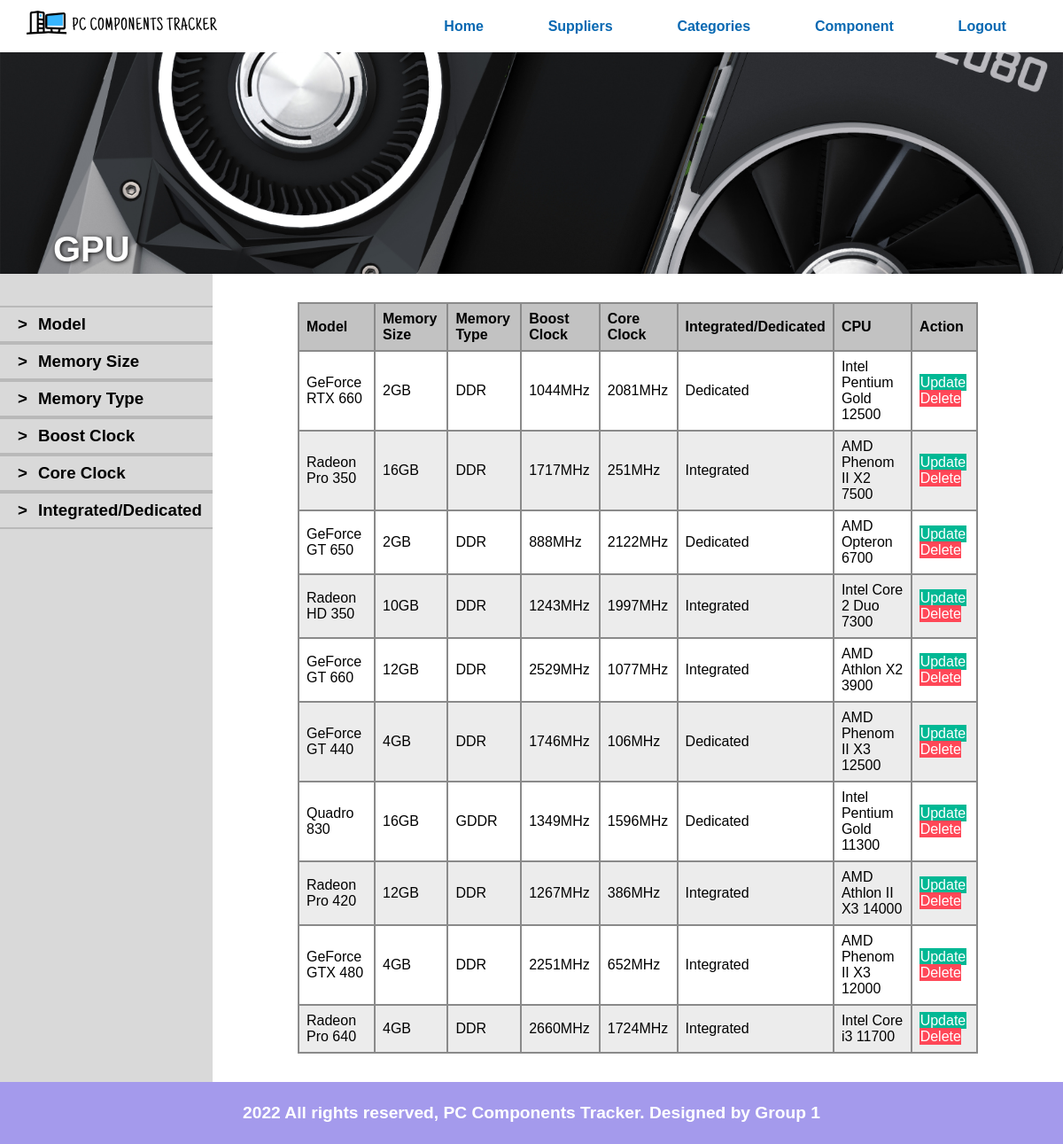
/admin/manage-GPU.php, run on the app's committed database.
### tables this page shows
CREATE TABLE GPU_Contains1
(gpuid INT NOT NULL,
model CHAR(50) NOT NULL,
memorytype CHAR(10) NOT NULL,
boostclock INT NOT NULL,
coreclock INT NOT NULL,
PRIMARY KEY (gpuid, model) );

CREATE TABLE GPU_Contains3
(gpuid INT NOT NULL,
model CHAR(50) NOT NULL,
memorysizeGB INT NOT NULL, 
cpuid INT NOT NULL,
PRIMARY KEY (gpuid, model, memorysizeGB, cpuid),
FOREIGN KEY (gpuid, model) REFERENCES GPU_Contains1(gpuid, model)
    ON UPDATE CASCADE
    ON DELETE CASCADE,
FOREIGN KEY (cpuid) REFERENCES Cpu(partid) );

CREATE TABLE Cpu
(partid INT NOT NULL,
coreclock DOUBLE NOT NULL,
coresnumber INT NOT NULL,
brandname CHAR(100) NOT NULL,
PRIMARY KEY (partid) );

### admin/manage-GPU.php (the view)
<?php include('partials/manage-header.php'); ?>
    <div class="product-banner">
        <img src="../images/GPU wallpaper.jpg" class="banner-img">
        <div class="product-banner-text">
            <h1>GPU</h1>
        </div>
    </div>
    <section class="product-main-content">
        <div class="filter-selection">
            <div class="filter">
                <h3>></h3>
                <h3>Model</h3>
            </div>
            <div class="filter">
                <h3>></h3>
                <h3>Memory Size</h3>
            </div>
            <div class="filter">
                <h3>></h3>
                <h3>Memory Type</h3>
            </div>
            <div class="filter">
                <h3>></h3>
                <h3>Boost Clock</h3>
            </div>
            <div class="filter">
                <h3>></h3>
                <h3>Core Clock</h3>
            </div>
            <div class="filter">
                <h3>></h3>
                <h3>Integrated/Dedicated</h3>
            </div>
        </div>
        <div class="results-section">
            <table>
                <tr>
                    <th>Model</th>
                    <th>Memory Size</th>
                    <th>Memory Type</th>
                    <th>Boost Clock</th>
                    <th>Core Clock</th>
                    <th>Integrated/Dedicated</th>
                    <th>CPU</th>
                    <th>Action</th>
                </tr>
                <?php
                    $sql = "SELECT g1.gpuid, g1.model, g1.memorytype memtype, g1.boostclock boost, g1.coreclock core,
                    g3.memorysizeGB memsize, g2.integrated, cpu.brandname cpu
                    FROM gpu_contains1 g1
                    INNER JOIN gpu_contains3 g3
                    ON g1.gpuid = g3.gpuid
                    INNER JOIN gpu_contains2 g2
                    ON g2.cpuid = g3.cpuid
                    INNER JOIN cpu
                    ON cpu.partid = g3.cpuid";
                    $conn = OpenCon();
                    $result = mysqli_query($conn, $sql) or die(mysqli_error($conn));
                    if ($result == TRUE) {
                        $numRows = mysqli_num_rows($result);
                        if ($numRows > 0) {
                            while ($rows = mysqli_fetch_assoc($result)) {
                                $id = $rows['gpuid'];
                                $model = $rows['model'];
                                $memSize = $rows['memsize'];
                                $memType = $rows['memtype'];
                                $boost = $rows['boost'];
                                $core = $rows['core'];
                                $integrated = $rows['integrated'];
                                $cpu = $rows['cpu'];
                                ?>
                                <tr>
                                    <td><?php echo $model; ?></td>
                                    <td><?php echo $memSize; ?>GB</td>
                                    <td><?php echo $memType; ?></td>
                                    <td><?php echo $boost; ?>MHz</td>
                                    <td><?php echo $core; ?>MHz</td>
                                    <td><?php
                                        if($integrated == 1){
                                            echo "Integrated";
                                        } else{
                                            echo "Dedicated";
                                        }
                                    ?></td>
                                    <td><?php echo $cpu; ?></td>
                                    <td>
                                        <a href="../admin/add-GPU.php?type=update&id=<?php echo $id; ?>&model=<?php echo $model; ?>" class="btn-secondary">Update</a>
                                        <a href="../admin/delete/delete-GPU.php?id=<?php echo $id; ?>&model=<?php echo $model; ?>" class="btn-danger">Delete</a>
                                    </td>
                                </tr>
                                <?php
                            }
                        }
                    }
                ?>
            </table>
        </div>
    </section>
<?php include('partials/footer.php'); ?>

### admin/partials/manage-header.php (shortened to what this page needs)
<head>
    <link rel="stylesheet" href="../css/MBstyle.css">
    <link rel="stylesheet" href="../css/util.css">
</head>
<body>
    <section class="header">
        <div class="container">
            <div class="logo">
                <a href="#" title="Logo">
                    <img src="../images/header-logo.png" alt="Website Logo" class="img-contain">
                </a>
            </div>
            <div class="menu text-right">
                <ul>
                    <li>
                        <a href="index.php">Home</a>
                    </li>
                    <li>
                        <a href="suppliers-list.php">Suppliers</a>
                    </li>
                    <li>
                        <a href="categories-list.php">Categories</a>
                    </li>
                    <li>
                        <a href="add-component.php">Component</a>
                    </li>
                    <li>
                        <a href="supplier-logout.php">Logout</a>
                    </li>
                </ul>
            </div>
        </div>
    </section>

### admin/partials/footer.php
        <section class="footer">
            <div class="container text-center">
                <p class="footer-text">2022 All rights reserved, PC Components Tracker. Designed by Group 1</p>
            </div>
        </section>
    </body>
</html>

### css/MBstyle.css (style rules this page uses)
* { margin: 0 0; padding: 0 0; font-family: Arial, Helvetica, sans-serif; }
.container { width: 95%; margin: 0 auto; padding: 1%; }
.img-contain { width: 100%; }
.text-right { text-align: right; }
.text-center { text-align: center; }
.product-banner-text h1 { color: white; font-size: 2.5rem; }
.filter h3 { padding-left: 12px; }
.product-banner { height: 250px; overflow: hidden; position: relative; }
.banner-img { width: 100%; height: auto; position: absolute; top: -100%; }
.product-banner-text { position: absolute; bottom: 2%; left: 5%; text-shadow: 1px 1px 5px black; }
.product-main-content { display: flex; }
.filter-selection { width: 20%; padding-top: 36px; background-color: #d9d9d9; }
.filter { display: flex; padding: 8px; padding-left: 8px; border-bottom: 2px solid #b9b9b9; border-top: 2px solid #b9b9b9; }
.results-section { width: 80%; padding-top: 32px; padding-bottom: 32px; min-height: 80vh; }
.results-section table { border-collapse: collapse; width: 80%; margin: auto; }
.results-section td, th { font-size: 0.25 rem; border: 2px solid #8a8a8a; text-align: left; padding: 8px; }
.results-section th { background-color: #c2c2c2; }
.results-section tr:nth-child(odd) { background-color: #ececec; }

### css/util.css (style rules this page uses)
.logo { width: 20%; float: left; }
.menu { line-height: 35px; }
.menu ul { list-style-type: none; }
.menu ul li { display: inline; padding: 3%; font-weight: bold; }
.menu ul li a { color: #0768b2; text-decoration: none; }
.container { width: 95%; margin: 0 auto; padding: 1%; }
.text-right { text-align: right; }
.btn-secondary { background-color: #00b894; padding: 1%; color: white; text-decoration: none; }
.btn-danger { background-color: #ff4757; padding: 1%; color: white; text-decoration: none; }
.footer { background-color: #A49AEC; padding: 1% 0; }
.footer-text { color: white; font-weight: bold; font-size: 1.2rem; }
.text-center { text-align: center; }

### data on the page
gpu_contains1: model "GeForce RTX 660", gpu_contains3.memorysizeGB "2", memorytype "DDR", boostclock "1044", coreclock "2081", shows "Dedicated", cpu.brandname "Intel Pentium Gold 12500"
gpu_contains1: model "Radeon Pro 350", gpu_contains3.memorysizeGB "16", memorytype "DDR", boostclock "1717", coreclock "251", shows "Integrated", cpu.brandname "AMD Phenom II X2 7500"
gpu_contains1: model "GeForce GT 650", gpu_contains3.memorysizeGB "2", memorytype "DDR", boostclock "888", coreclock "2122", shows "Dedicated", cpu.brandname "AMD Opteron 6700"
gpu_contains1: model "Radeon HD 350", gpu_contains3.memorysizeGB "10", memorytype "DDR", boostclock "1243", coreclock "1997", shows "Integrated", cpu.brandname "Intel Core 2 Duo 7300"
gpu_contains1: model "GeForce GT 660", gpu_contains3.memorysizeGB "12", memorytype "DDR", boostclock "2529", coreclock "1077", shows "Integrated", cpu.brandname "AMD Athlon X2 3900"
gpu_contains1: model "GeForce GT 440", gpu_contains3.memorysizeGB "4", memorytype "DDR", boostclock "1746", coreclock "106", shows "Dedicated", cpu.brandname "AMD Phenom II X3 12500"
gpu_contains1: model "Quadro 830", gpu_contains3.memorysizeGB "16", memorytype "GDDR", boostclock "1349", coreclock "1596", shows "Dedicated", cpu.brandname "Intel Pentium Gold 11300"
gpu_contains1: model "Radeon Pro 420", gpu_contains3.memorysizeGB "12", memorytype "DDR", boostclock "1267", coreclock "386", shows "Integrated", cpu.brandname "AMD Athlon II X3 14000"
gpu_contains1: model "GeForce GTX 480", gpu_contains3.memorysizeGB "4", memorytype "DDR", boostclock "2251", coreclock "652", shows "Integrated", cpu.brandname "AMD Phenom II X3 12000"
gpu_contains1: model "Radeon Pro 640", gpu_contains3.memorysizeGB "4", memorytype "DDR", boostclock "2660", coreclock "1724", shows "Integrated", cpu.brandname "Intel Core i3 11700"
